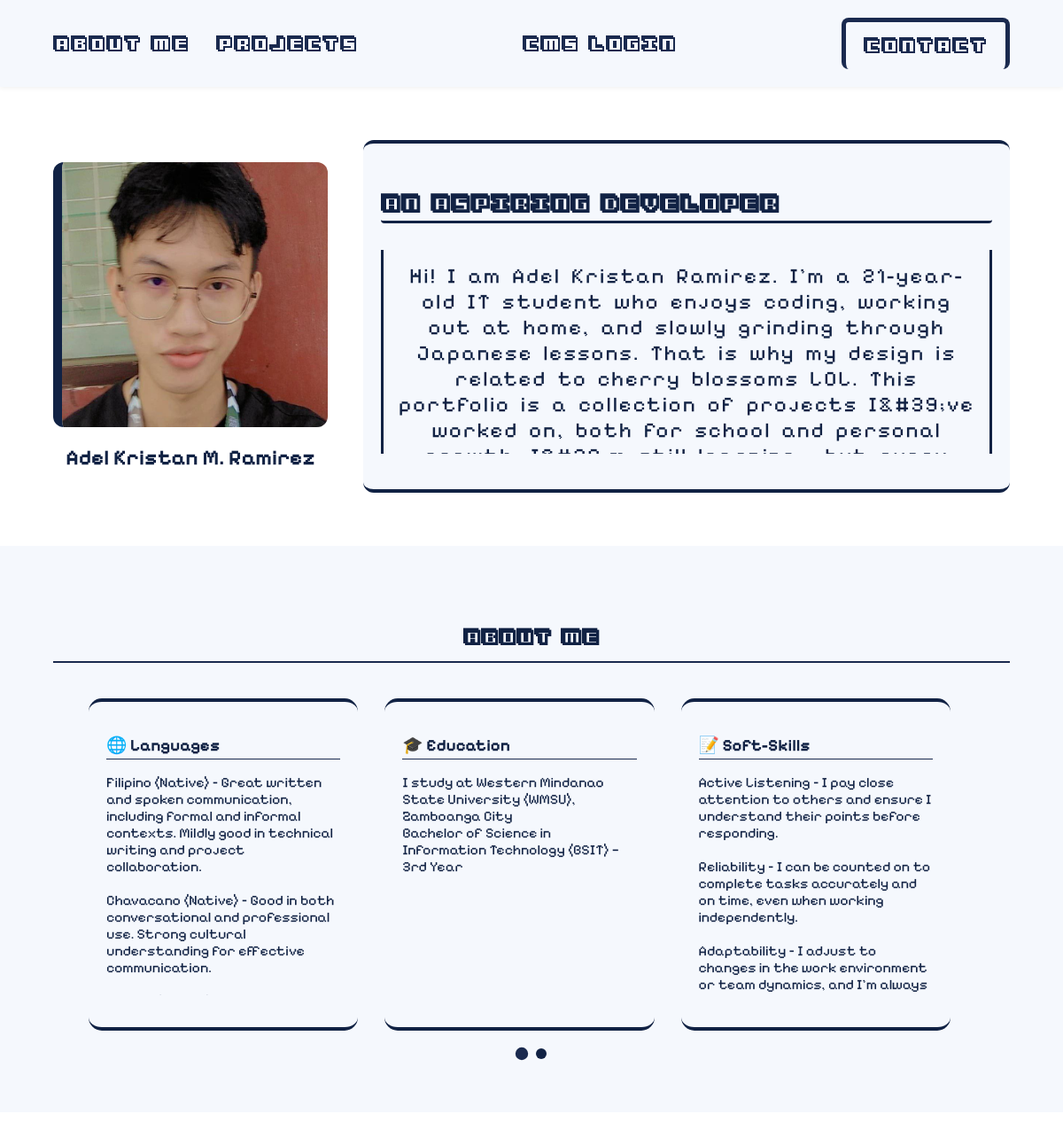
Before: / with the older database file.
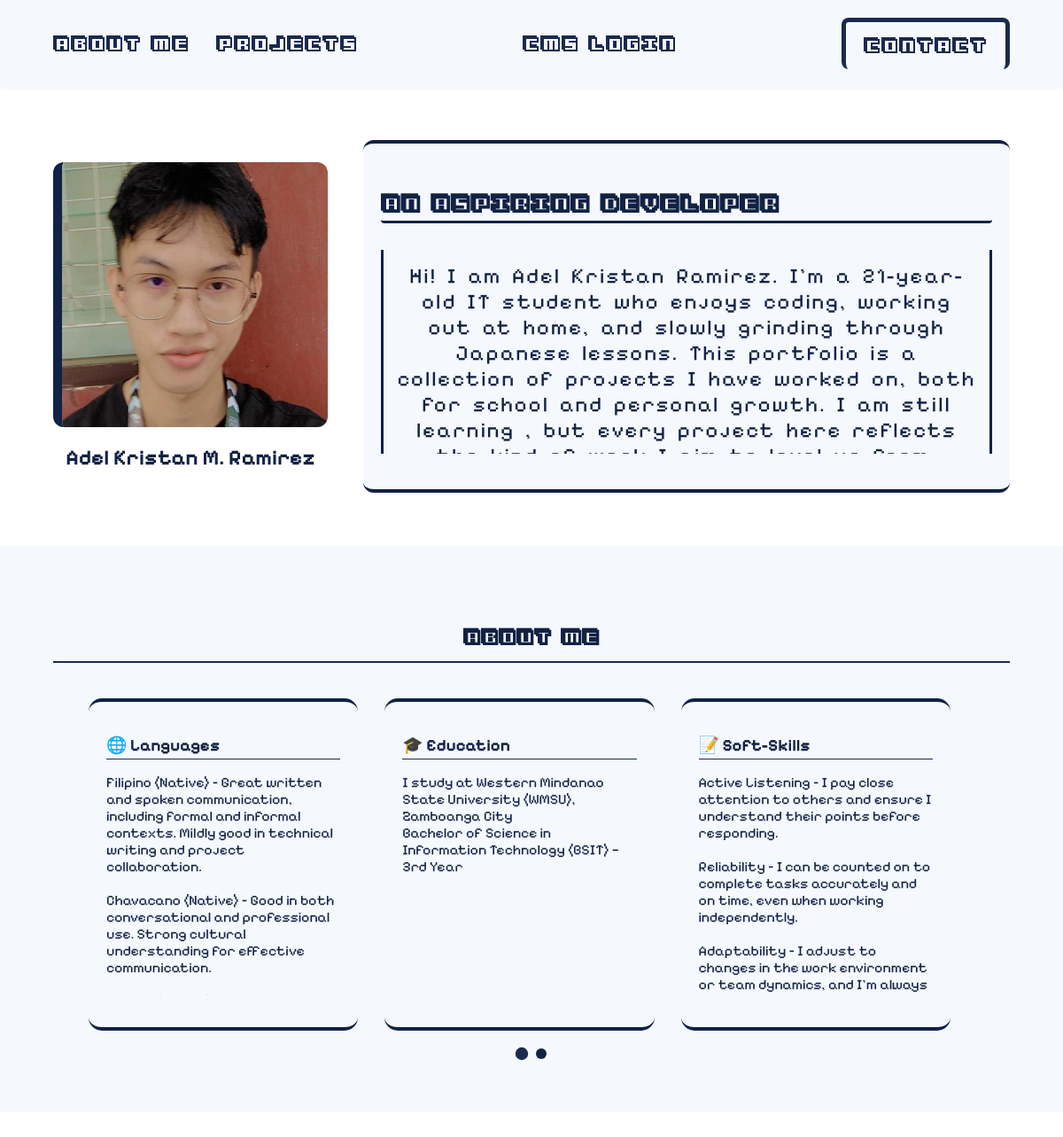
After: the same page with the newer database file.
### tables this page shows
CREATE TABLE `hero_section` (
  `id` int(11) NOT NULL,
  `image_path` varchar(255) NOT NULL,
  `heading` varchar(255) NOT NULL,
  `description` text NOT NULL,
  `name` varchar(255) NOT NULL
);

CREATE TABLE `resume_section` (
  `id` int(11) NOT NULL,
  `title` varchar(255) NOT NULL,
  `content` text NOT NULL,
  `icon` varchar(255) NOT NULL
);

### hero_section.php (called while the page is built, shortened)
<?php
$result = $conn->query("SELECT * FROM hero_section WHERE id = 1");
$hero = $result->fetch_assoc();

### resume_section.php (called while the page is built, shortened)
<?php
$resume_result = $conn->query("SELECT * FROM resume_section");

### index.php (the view, shortened to what this page needs)
<?php
$conn = new mysqli('localhost', 'root', '', 'my_portfolio');
include 'nav.php';
include 'hero_section.php';
include 'resume_section.php';
?>
<!DOCTYPE html>
<html lang="en">
<head>
</head>
<body>
  <section class="hero">
        <div class="hero-content">
            <?php if (!empty($hero['image_path'])): ?>
                <img src="<?php echo htmlspecialchars($hero['image_path']); ?>" alt="Profile" style="border-left: 10px solid #112244;">
            <?php endif; ?>
            <div class="nav-center"><?php echo htmlspecialchars($hero['name'] ?? ''); ?></div>
        </div>
        <div class="hero-text">
            <h1><?php echo htmlspecialchars($hero['heading'] ?? ''); ?></h1>
            <p><?php echo htmlspecialchars($hero['description'] ?? ''); ?></p>
        </div>
    </section>
    <section id="professional-experience" class="scroll-animate pixelated" style="padding: 60px; background-color: #f5f8fd; border-top: 5px  #112244;">
        <h2 style="font-family: '3dventure'; font-size: 2rem; color: #112244; text-align:center; border-bottom: 2px solid #1a2a4f; padding-bottom: 10px;">About Me</h2>
        <div class="resume-container" id="resume-container">
            <?php while ($resume = $resume_result->fetch_assoc()): ?>
                <div class="resume-box">
                    <h3 style="color:#112244; font-family:'PixelifySans-VariableFont_wght'; margin-bottom: 10px; border-bottom: 1px solid #1a2a4f; padding-bottom: 4px;"><?php echo htmlspecialchars($resume['icon'] . ' ' . $resume['title']); ?></h3>
                    <p style="font-size:1rem;"><?php echo nl2br(htmlspecialchars($resume['content'])); ?></p>
                </div>
            <?php endwhile; ?>
        </div>
        <div class="carousel-dots" id="carousel-dots"></div>
    </section>
</body>
</html>

### nav.php (shortened to what this page needs)
<nav>
    <div class="nav-buttons">
        <a href="#professional-experience" class="nav-buttons" id="hover-portfolio">About Me</a>
        <a href="#projects-section" class="nav-buttons" id="hover-projects">Projects</a>
    </div>
    <a href="login.php" class="nav-login" id="hover-login"> CMS Login </a>
    <div class="nav-right">
        <a href="#contact-section" class="contact-btn" id="hover-contact">Contact</a>
    </div>
    <div class="star"></div>
</nav>

### nav.php (style rules this page uses)
nav { font-size: 2rem; display: flex; justify-content: space-between; align-items: center; padding: 20px 60px; background: #f5f8fd; box-shadow: 0 2px 5px rgba(0,0,0,0.05); z-index: 1; position: relative; overflow: hidden; }
.star { position: absolute; width: 6px; height: 6px; background-color: #fff; border-radius: 2px; box-shadow: 0 0 8px #ffffff; animation: twinkle 0.5s infinite ease-in-out; z-index: -1; }
.nav-center { font-size: 24px; font-weight: bold; font-family: 'PixelifySans-VariableFont_wght'; color: #112244; text-align: center; }
.nav-login { color: #1a2a4f; }
.nav-buttons, .nav-right { display: flex; align-items: center; gap: 30px; }
.nav-buttons a { text-decoration: none; color: #1a2a4f; position: relative; }
a { text-decoration: none; color: #112244; position: relative; }
a::after { content: ''; position: absolute; left: 0; bottom: -4px; width: 100%; height: 2px; background: #1a2a4f; transform: scaleX(0); transition: transform 0.3s ease; }
.contact-btn::after { content: ''; position: absolute; left: 1.99px; bottom: 0px; width: 98%; height: 3px; background: #1a2a4f; transform: scaleX(0); transform-origin: middle; transition: transform 0.3s ease; }
.contact-btn { color: #1a2a4f; padding: 10px 20px; border-radius: 8px; border: 5px solid #1a2a4f; border-bottom: none; }

### index.php (style rules this page uses)
body { margin: 0; font-family: '3Dventure', sans-serif; background: #fff; color: #112244; overflow-x: hidden; overflow-y: auto; position: relative; scrollbar-color: #112244 #e5eaf5; }
.hero { display: flex; align-items: center; justify-content: space-between; gap: 40px; padding: 60px; position: relative; }
.hero-content { display: flex; flex-direction: column; align-items: center; justify-content: center; gap: 20px; }
.hero img { width: 400px; border-radius: 12px; max-width: 300px; height: auto; }
.hero-text { height: 350px; width: 100%; max-width: 100%; min-height: 100%; text-align: left; background-color: #f5f8fd; border-top: 4px solid #112244; border-bottom: 4px solid #112244; border-radius: 12px; padding: 20px; }
.hero-text h1 { font-size: 36px; margin-bottom: 20x; color: #112244; border-radius:4px; border-bottom:3px solid #112244; }
.hero-text p { padding: 15px; font-size: 18px; max-height: 200px; max-width: 400px; background-color: #f5f8fd; border-left:3px solid #112244; border-right:3px solid #112244; text-align: center; margin: auto; letter-spacing: 2px; word-spacing: 5px; max-width: none; font-size: 1.5rem; white-space: normal; overflow-y: auto; font-family: 'PixelifySans-VariableFont_wght'; }
.resume-container { display: flex; overflow: hidden; gap: 30px; margin-top: 40px; padding: 0 40px; position: relative; width: calc(100% - 50px); box-sizing: border-box; }
.resume-box { flex: 0 0 calc(31.5% - 35px); background: #f5f8fd; border-top: 4px solid #112244; border-bottom: 4px solid #112244; padding: 20px; border-radius: 15px; transition: transform 0.5s ease; overflow: hidden; text-overflow: ellipsis; word-wrap: break-word; overflow-wrap: break-word; }
.resume-box p { font-family: 'PixelifySans-VariableFont_wght'; max-height: 250px; overflow-y: auto; word-wrap: break-word; overflow-wrap: break-word; }
.carousel-dots { display: flex; justify-content: center; gap: 10px; margin-top: 20px; }
html { scroll-behavior: smooth; }
.scroll-animate { opacity: 0; transform: translateY(50px); filter: contrast(0.5) saturate(0.5); transition: opacity 0.6s steps(5, end), transform 0.6s steps(5, end), filter 0.6s steps(5, end); }
.scroll-animate.visible { opacity: 1; transform: translateY(0); filter: contrast(1) saturate(1); }
.pixelated { image-rendering: pixelated; image-rendering: crisp-edges; }

Changed rows visible on the page:
changed hero_section "An Aspiring Developer": description "…grinding through Japanese lessons. That is why my design is related to cherry blossoms LOL. This portfolio is a collection of projects I&#39;ve worked on, both for school and personal…" → "…grinding through Japanese lessons. This portfolio is a collection of projects I have worked on, both for school and personal growth. I am still learning , but every project here reflects…"
